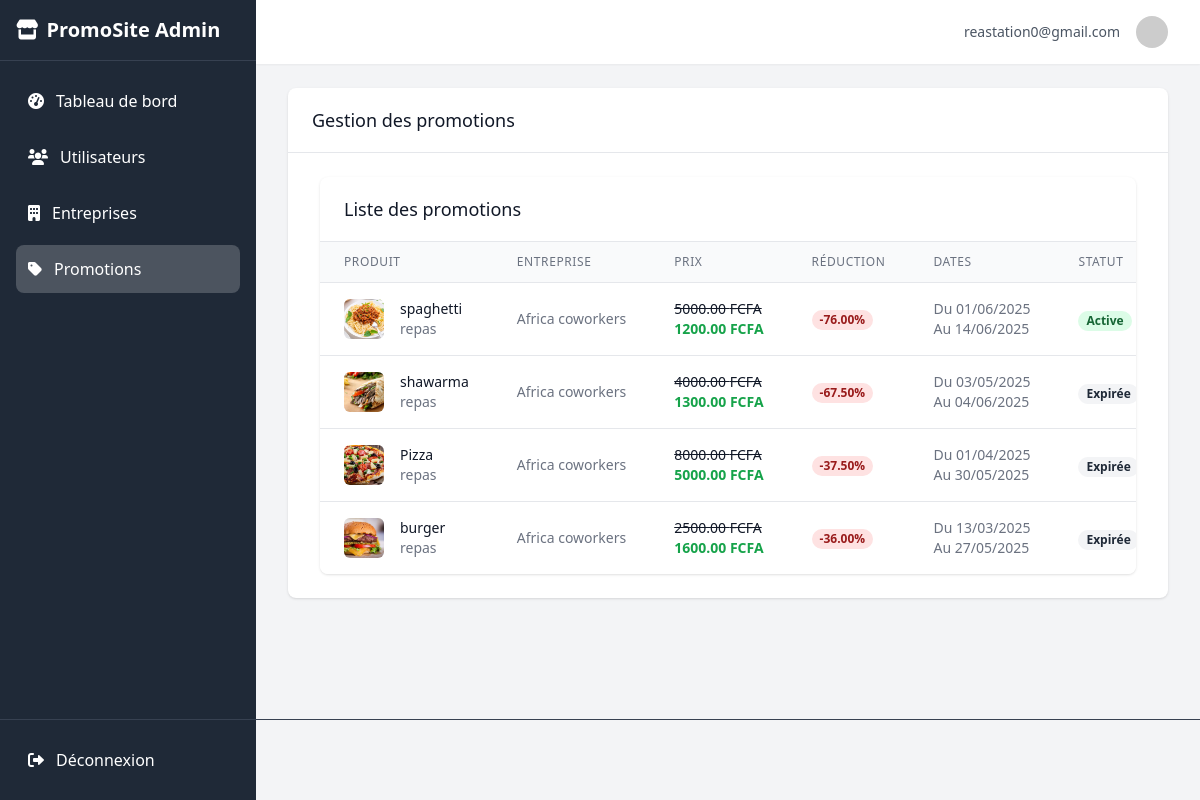
Page /admin-dashboard/promotions/ (signed in) on the earlier database version.
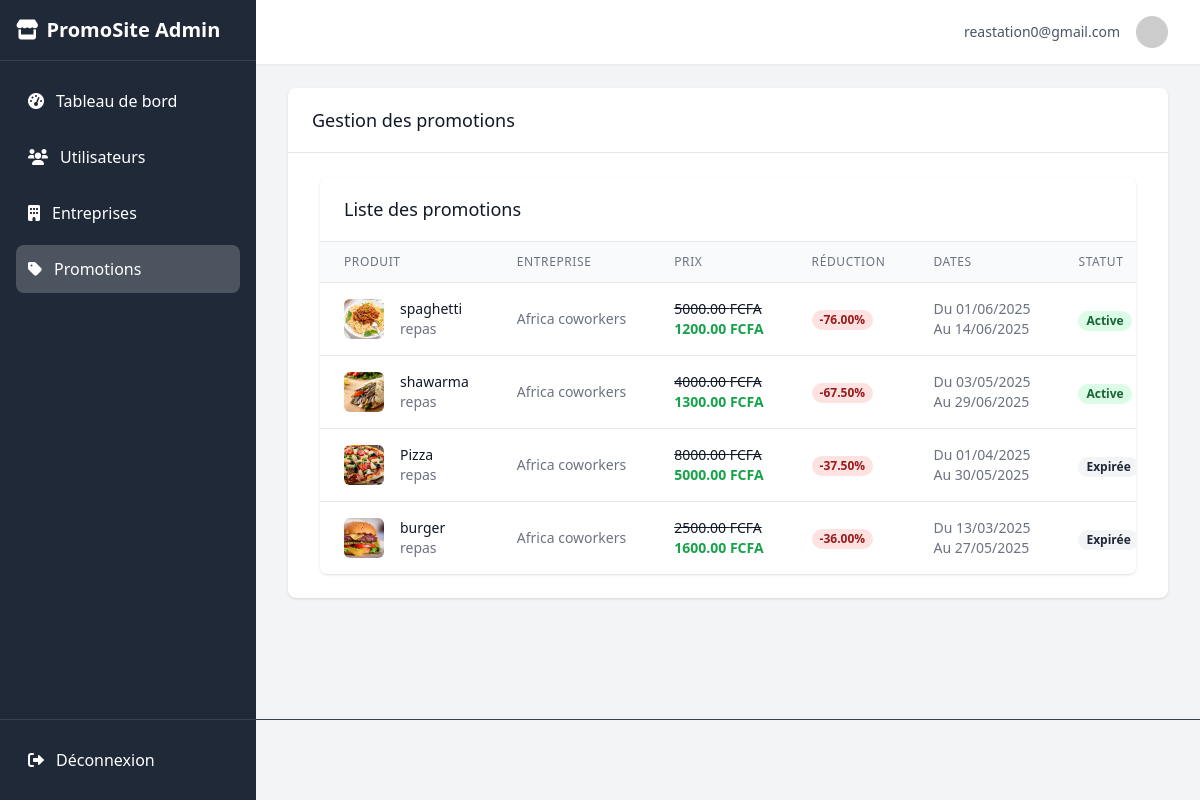
Same page on the later database version.
### promotions/models.py (models this page shows, shortened)
class Produit(models.Model):
    nom = models.CharField(max_length=100)
    description = models.TextField()
    prix = models.DecimalField(max_digits=10, decimal_places=2)
    prix_promotionnel = models.DecimalField(max_digits=10, decimal_places=2)
    date_debut_promo = models.DateTimeField()
    date_fin_promo = models.DateTimeField()
    quantite = models.IntegerField(default=1)
    image = models.ImageField(upload_to='produits/', default='produits/inconnues.jpg')
    categorie = models.ForeignKey(Categorie, on_delete=models.CASCADE)
    entreprise = models.ForeignKey(Entreprise, on_delete=models.CASCADE)
    est_expire = models.BooleanField(default=False)
    @property
    def discount_percentage(self):
        return round(((self.prix - self.prix_promotionnel) / self.prix) * 100, 2)

class Categorie(models.Model):
    nom = models.CharField(max_length=50)

class Entreprise(models.Model):
    nom = models.CharField(max_length=100)
    categorie_e = models.CharField(max_length=50, choices=[
        ('Hôtel', 'Hôtel'),
        ('Supermarché', 'Supermarché'),
        ('hôpital', 'Hôpital'),
        ('magasin', 'Magasin'),
        ('réseau', 'Réseau'),
    ], default="Supermarché")
    email = models.EmailField()
    description = models.TextField(default="Soyez à l'afflux de nos meilleurs promos")
    contact = models.CharField(max_length=20)
    logo = models.ImageField(upload_to='logos/')
    banniere = models.ImageField(upload_to='bannieres/')
    localisation = models.CharField(max_length=255, help_text="Adresse textuelle pour l'affichage")
    localisation_map = models.TextField(help_text="Texte pour l'iframe Google Maps (ex: '6.1234,1.5678' ou 'Nom+du+lieu')")
    latitude = models.FloatField(blank=True, null=True,default=0)
    longitude = models.FloatField(blank=True, null=True,default=0)
    facebook = models.URLField(blank=True, null=True)
    instagram = models.URLField(blank=True, null=True)
    twitter = models.URLField(blank=True, null=True)
    website = models.URLField(blank=True, null=True)
    meta_description = models.TextField(blank=True, null=True, help_text="Description pour le référencement SEO")
    meta_keywords = models.CharField(max_length=255, blank=True, null=True, help_text="Mots-clés pour le référencement SEO, séparés par des virgules")
    abonnes_count = models.PositiveIntegerField(default=0)
    class Meta:
        verbose_name = "Entreprise"
        verbose_name_plural = "Entreprises"

### promotions/views.py (the view)
# urls.py: path('admin-dashboard/promotions/', views.admin_promotion_management, name='admin_promotion_management'),
@user_passes_test(is_admin, login_url='/connexion/')
def admin_promotion_management(request):
    promotions = Produit.objects.all().order_by('-date_debut_promo')
    return render(request, 'admin/promotions/list.html', {'promotions': promotions})

### promotions/views.py (called while the page is built)
def is_admin(user):
    return user.is_authenticated and user.is_staff

### promotions/templates/admin/promotions/list.html (shortened to what the changed rows need)
{% extends 'base1.html' %}
{% block content %}
<div class="bg-white shadow rounded-lg overflow-hidden">
        <main class="max-w-7xl mx-auto py-6 sm:px-6 lg:px-8">
            <div class="bg-white shadow rounded-lg overflow-hidden">
                <div class="overflow-x-auto">
                    <table class="min-w-full divide-y divide-gray-200">
                        <thead class="bg-gray-50">
                            <tr>
                                <th scope="col" class="px-6 py-3 text-left text-xs font-medium text-gray-500 uppercase tracking-wider">Produit</th>
                                <th scope="col" class="px-6 py-3 text-left text-xs font-medium text-gray-500 uppercase tracking-wider">Entreprise</th>
                                <th scope="col" class="px-6 py-3 text-left text-xs font-medium text-gray-500 uppercase tracking-wider">Prix</th>
                                <th scope="col" class="px-6 py-3 text-left text-xs font-medium text-gray-500 uppercase tracking-wider">Réduction</th>
                                <th scope="col" class="px-6 py-3 text-left text-xs font-medium text-gray-500 uppercase tracking-wider">Dates</th>
                                <th scope="col" class="px-6 py-3 text-left text-xs font-medium text-gray-500 uppercase tracking-wider">Statut</th>
                            </tr>
                        </thead>
                        <tbody class="bg-white divide-y divide-gray-200">
                            {% for promotion in promotions %}
                            <tr>
                                <td class="px-6 py-4 whitespace-nowrap">
                                    <div class="flex items-center">
                                        <div class="flex-shrink-0 h-10 w-10">
                                            {% if promotion.image %}
                                            <img class="h-10 w-10 rounded-md object-cover" src="{{ promotion.image.url }}" alt="{{ promotion.nom }}">
                                            {% else %}
                                            <div class="h-10 w-10 rounded-md bg-gray-200 flex items-center justify-center">
                                                <i class="fas fa-image text-gray-400"></i>
                                            </div>
                                            {% endif %}
                                        </div>
                                        <div class="ml-4">
                                            <div class="text-sm font-medium text-gray-900">{{ promotion.nom }}</div>
                                            <div class="text-sm text-gray-500">{{ promotion.categorie.nom }}</div>
                                        </div>
                                    </div>
                                </td>
                                <td class="px-6 py-4 whitespace-nowrap text-sm text-gray-500">
                                    {{ promotion.entreprise.nom }}
                                </td>
                                <td class="px-6 py-4 whitespace-nowrap">
                                    <div class="text-sm text-gray-900 line-through">{{ promotion.prix }} FCFA</div>
                                    <div class="text-sm font-bold text-green-600">{{ promotion.prix_promotionnel }} FCFA</div>
                                </td>
                                <td class="px-6 py-4 whitespace-nowrap text-sm text-gray-900">
                                    <span class="px-2 inline-flex text-xs leading-5 font-semibold rounded-full bg-red-100 text-red-800">
                                        -{{ promotion.discount_percentage }}%
                                    </span>
                                </td>
                                <td class="px-6 py-4 whitespace-nowrap text-sm text-gray-500">
                                    <div>Du {{ promotion.date_debut_promo|date:"d/m/Y" }}</div>
                                    <div>Au {{ promotion.date_fin_promo|date:"d/m/Y" }}</div>
                                </td>
                                <td class="px-6 py-4 whitespace-nowrap">
                                    <span class="px-2 inline-flex text-xs leading-5 font-semibold rounded-full {% if promotion.est_expire %}bg-gray-100 text-gray-800{% else %}bg-green-100 text-green-800{% endif %}">
                                        {% if promotion.est_expire %}Expirée{% else %}Active{% endif %}
                                    </span>
                                </td>
                            </tr>
                            {% empty %}
                            <tr>
                                <td colspan="7" class="px-6 py-4 text-center text-sm text-gray-500">Aucune promotion trouvée</td>
                            </tr>
                            {% endfor %}
                        </tbody>
                    </table>
                </div>
            </div>
        </main>
    </div>
</div>
{% endblock %}

Differences in the rows shown:
changed Produit "shawarma": date_fin_promo "04/06/2025" → "29/06/2025"; text "Expirée" → "Active"
